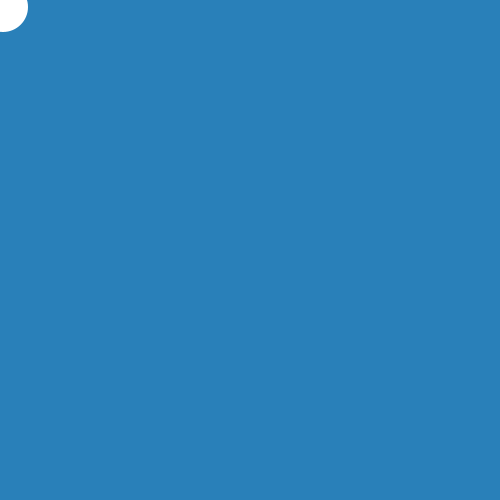
Frame 1 (no input)
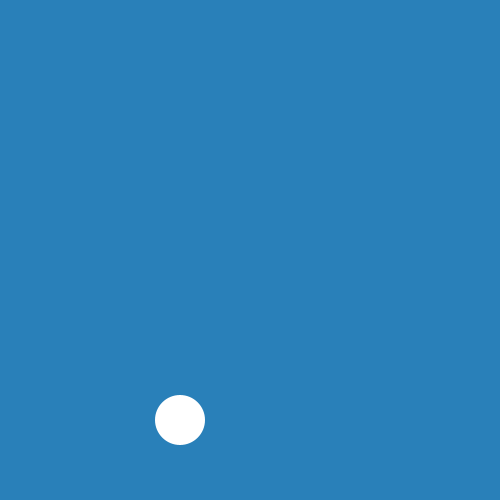
Frame 60 (the mouse pressed at the canvas centre just before this capture)
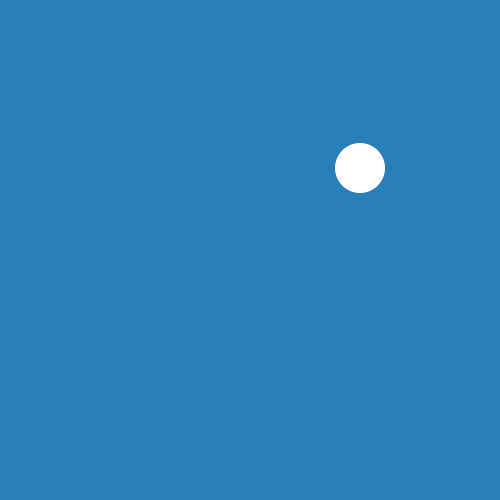
Frame 120 (the mouse held since frame 60 and released just before this capture)

The Processing sketch that drew these frames (run headless with seeded random() and noise(); from frame 60 on, the mouse is pressed at the canvas centre):

// Processing sketch: s04t01Cordero
// ── s04t01Cordero.pde
//UDD - Representacion Digital 2
//s04t01cordero
//Rebote Pelotita
int posX = 0;
int posY = 0;
int speedY= 7;
int speedX = 3;
int c1;
int c2;
float cx;
 
void setup() {
  size(500, 500);
  
  cx = width;
  c1 = color(41, 128, 185);
  c2 = color(46, 204, 113);
}
 
void draw() {
  background(c1);
   noStroke();
   //ellipse color blanco
 
  posX = posX + speedX;
  posY = posY + speedY;
 //direccion posicion mas velocidad
  if (posX > width) {
    speedX = speedX* -1;
    fill(c2);
    background(c1);
  }
  //ellipse color 1
 
  if (posX < 0) {
    speedX = speedX* -1;
  }
 
  if (posY > height) {
    speedY= speedY* -1;
    
  }
   
  if (posY < 0) {
    speedY= speedY*-1;
  }
  ellipse(posX, posY, 50, 50);
}
